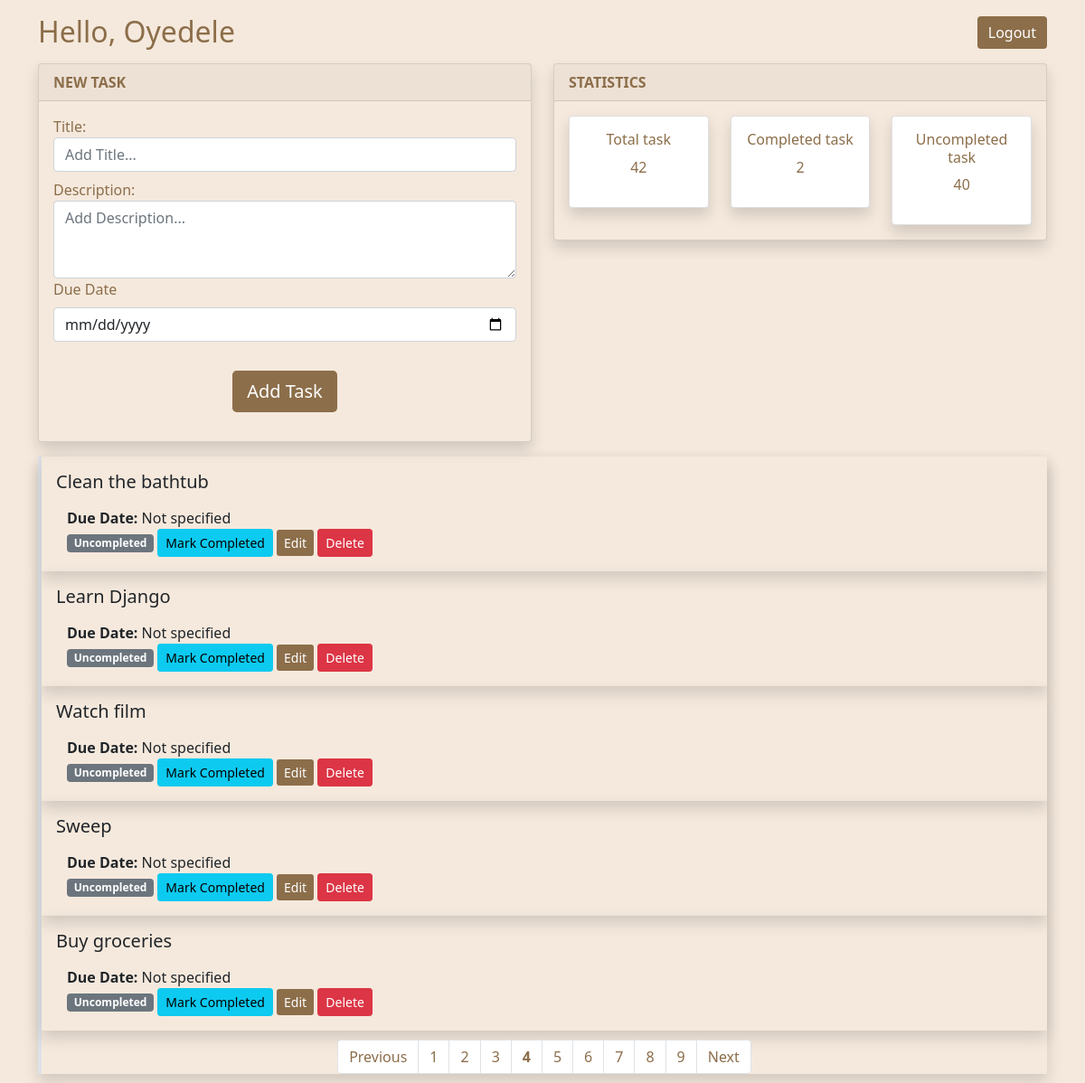
Screenshot of /list?page=4 (signed in) with the database file from the repository.
### database.py (models this page shows, shortened)
class Reg(db.Model, UserMixin):
    idd = db.Column(db.String, primary_key=True, default=lambda: str(uuid4()))
    last_name = db.Column(db.String(50), nullable=False)
    first_name = db.Column(db.String(50), nullable=False)
    email = db.Column(db.String(50), nullable=False, unique=True)
    password = db.Column(db.String(80), nullable=False)

class Todo(db.Model):
    id = db.Column(db.Integer, primary_key=True)
    reg_id = db.Column(db.String, db.ForeignKey('reg.idd'), nullable=False)
    title = db.Column(db.String(150), nullable=False)
    description = db.Column(db.String(500))
    complete = db.Column(db.Boolean, default=False)
    due_date = db.Column(db.Date)
    created_at = db.Column(db.DateTime, default=datetime.utcnow)

### app.py (the view)
@app.route('/list', methods=['GET', 'POST'])
@login_required
def list():
    if current_user.is_authenticated:
        todo_list = Todo.query.filter_by(reg_id=current_user.idd).order_by(Todo.created_at.desc()).all()
        total_todo = Todo.query.filter_by(reg_id=current_user.idd).count()
        completed_todo = Todo.query.filter_by(reg_id=current_user.idd).filter_by(complete=True).count()
        uncompleted_todo = Todo.query.filter_by(reg_id=current_user.idd).filter_by(complete=False).count()
        page = request.args.get('page', 1, type=int)
        per_page = 5
        start = (page - 1) * per_page
        end = start + per_page
        total_pages = (total_todo + per_page - 1) // per_page
        task_on_page = todo_list[start:end]
        return render_template('dashboard/list.html', **locals())
    else:
        flash('Please log in to access this page.', 'error')
        return redirect(url_for('login'))

### app.py (called while the page is built)
@login_manager.user_loader
def load_user(reg_idd):
    return Reg.query.get(str(reg_idd))

### templates/dashboard/list.html (shortened to what this page needs)
{% extends 'bootstrap/index.html' %}
{% block content %}
    <head>
        <link rel="stylesheet" type="text/css" href="{{ url_for('static', filename='styles.css') }}">
    </head>
    <div class="container">
        <div class="d-flex">
            <div class="flex-fill">
                <h2 class="mb-3 mt-3 custom-textt">Hello, {{ current_user.first_name }}</h2>
            </div>
            <div class="flex-shrink-1 align-content-end">
                <div class="mb-3 mt-3">
                    <a href="{{url_for('logout')}}" class="btn btn-secondary custom-bg">Logout</a>
                </div>
            </div>
        </div>
        <div class="row">
            <div class="col-md-6">
                <div class="card shadow bg custom-textt">
                    <div class="card-header"><b>NEW TASK</b></div>
                    <div class="card-body">
                        <form action="/add" class="mb-3" method="post">
                            <label for="">Title: </label>
                            <input class="form-control" type="text" name="title1" id="" placeholder="Add Title...">
                            <label class="mt-2" for="">Description: </label>
                            <textarea class="form-control" name="description1" id="description" rows="3"
                                placeholder="Add Description..."></textarea>
                            <div class="mb-3">
                                <label for="dueDateInput" class="form-label">Due Date</label>
                                <input type="date" class="form-control" id="dueDateInput" name="due_date">
                            </div>
                            <div class="col-md-12 text-center">
                                <input class="btn mt-3 btn-lg btn-secondary custom-bg" type="submit" value="Add Task">
                            </div>
                        </form>
                    </div>
                </div>
            </div>
            <div class="col-md-6">
                <div class="card shadow bg custom-textt">
                    <div class="card-header "><b>STATISTICS</b></div>
                    <div class="card-body">
                        <div class="row">
                            <div class="col-md-4">
                                <div class="card shadow">
                                    <div class="card-body text-center">
                                        <h6>Total task</h6>
                                        <p class="text-center">{{total_todo}}</p>
                                    </div>
                                </div>
                            </div>
                            <div class="col-md-4">
                                <div class="card shadow">
                                    <div class="card-body text-center">
                                        <h6>Completed task</h6>
                                        <p class="text-center">{{completed_todo }}</p>
                                    </div>
                                </div>
                            </div>
                            <div class="col-md-4">
                                <div class="card shadow">
                                    <div class="card-body text-center">
                                        <h6>Uncompleted task</h6>
                                        <p class="text-center">{{uncompleted_todo}}</p>
                                    </div>
                                </div>
                            </div>
                        </div>
                    </div>
                </div>
            </div>
        </div>
        <div class="border-start border-4 shadow mt-3">
            {% for todo in task_on_page %}
            <div class="card-body shadow">
                <h5 class="mb-0">{{ todo.title }}</h5>
                <p class="container-fluid mb-0"><b>Due Date:</b> {{ todo.due_date.strftime('%Y-%m-%d') if todo.due_date else 'Not specified' }}</p>
                <div class="container-fluid">
                    {% if todo.complete %}
                    <span class="badge bg-success">Completed</span>
                    {% else %}
                    <span class="badge bg-secondary">Uncompleted</span>
                    {% endif %}
                    <a class="btn btn-sm btn-info" href="/update/{{ todo.id }}">Mark Completed</a>
                    <button type="button" class="btn btn-sm btn-secondary custom-bg" data-bs-toggle="modal" data-bs-target="#editModal{{ todo.id }}">
                        Edit
                    </button>
                    <a class="btn btn-sm btn-danger" href="/delete/{{ todo.id }}">Delete</a>
                </div>
            </div>
            {% endfor %}
            <ul class="pagination pig">
                <li class="page-item">
                    {% if page > 1 %}
                        <a class="page-link pig-li" href="{{ url_for('list', page=page-1) }}">Previous</a>
                    {% endif %}
                </li>
                {% for num in range(1, total_pages + 1) %}
                <li class="page-item">
                    {% if num != page %}
                    <a class="page-link pig-li" href="{{ url_for('list', page=num) }}">{{ num }}</a>
                    {% else %}
                    <strong class="page-link pig-li">{{ num }}</strong>
                    {% endif %}
                </li>
                {% endfor %}
                <li class="page-item">
                    {% if page < total_pages %}
                        <a class="page-link pig-li" href="{{ url_for('list', page=page+1) }}">Next</a>
                    {% endif %}
                </li>
            </ul>
        </div>
    </div>
{% endblock %}

### static/styles.css (style rules this page uses)
body { background-color: rgb(245, 233, 221) !important; }
.custom-bg { background-color: rgb(140, 110, 74) !important; border: none !important; outline: none !important; }
.custom-textt { color: rgb(140, 110, 74) !important; }
.bg { background-color: rgb(245, 233, 221) !important; }
.pig { margin-top: 10px !important; margin-bottom: 10px !important; justify-content: center !important; }
.pig-li { color: rgb(140, 110, 74) !important; }

### rows the page displays
Reg: first_name "Oyedele"
Todo: title "Clean the bathtub", due_date "Not specified", complete "Uncompleted"
Todo: title "Learn Django", due_date "Not specified", complete "Uncompleted"
Todo: title "Watch film", due_date "Not specified", complete "Uncompleted"
Todo: title "Sweep", due_date "Not specified", complete "Uncompleted"
Todo: title "Buy groceries", due_date "Not specified", complete "Uncompleted"

### other values shown
{{ total_todo }} "42"
{{ completed_todo }} "2"
{{ uncompleted_todo }} "40"
{{ num }} "1" "2" "3" "5" "6" "7" "8" "9"
{{ num }} "4"
